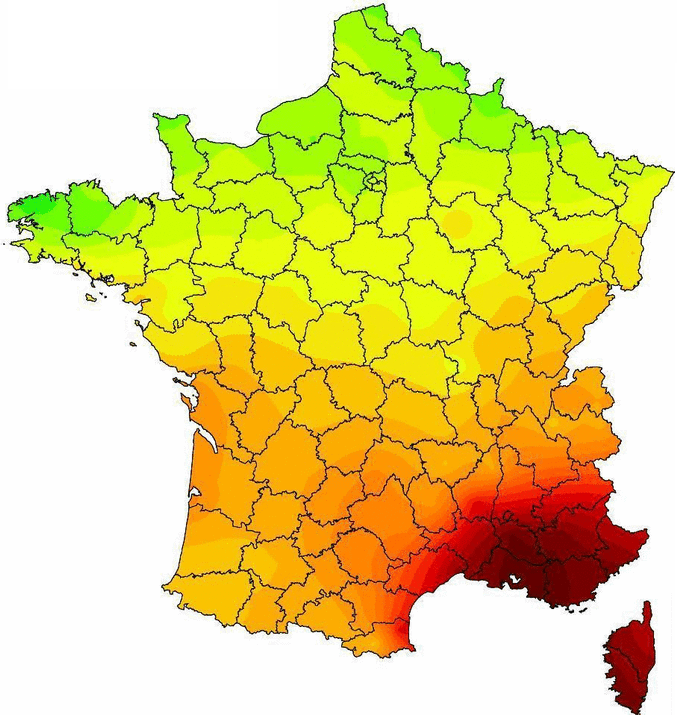
#> input picture ProjetENSTAHusky/carteTemperature.png, 677 x 715 px
$ python kmeans.py
#> lines starting #> are read from the running program, lines starting #| are printed output that depends on the picture
# -*- coding: utf-8 -*-
"""
@author: Quentin
K-means sur des images
"""

#%% Imports

import cv2
import numpy as np
import matplotlib.pyplot as plt
import time
import random

#%% Génération de l'image segmentée

start = time.time()
image_toRead_path = r'carteTemperature.png'
image_toSave_path = r'carteTemperatureTraitee.png'

# lit l'image et la convertie en rgb
image = cv2.imread(image_toRead_path)
#> image is the input picture: shape (715, 677, 3); mean B, G, R 131.9, 215.2, 228.5
image = cv2.cvtColor(image, cv2.COLOR_BGR2RGB)

# change l'image de (largeur, longueur, rgb) à un seul vecteur de pixels
pixel_values = np.float32(image.reshape((-1, 3)))

# définition du critère d'arrêt (nb essais, epsilon)
criteria = (cv2.TERM_CRITERIA_EPS + cv2.TERM_CRITERIA_MAX_ITER, 100, 0.2)
k = 5
_, labels, (centers) = cv2.kmeans(pixel_values, k, None, criteria, 10, cv2.KMEANS_RANDOM_CENTERS)
#> centers = [[231.9, 234.7, 18.27], [108.6, 32.5, 15.49], [244.9, 149.2, 14.63], [254, 254.1, 253.6], [153.4, 234.5, 24.26]]

# conversion des floats récupérés en uint8
centers = np.uint8(centers)
#> centers = [[231, 234, 18], [108, 32, 15], [244, 149, 14], [254, 254, 253], [153, 234, 24]]
labels = labels.flatten()

# reconstruction de l'image
segmented_image = centers[labels.flatten()]
segmented_image = segmented_image.reshape(image.shape)
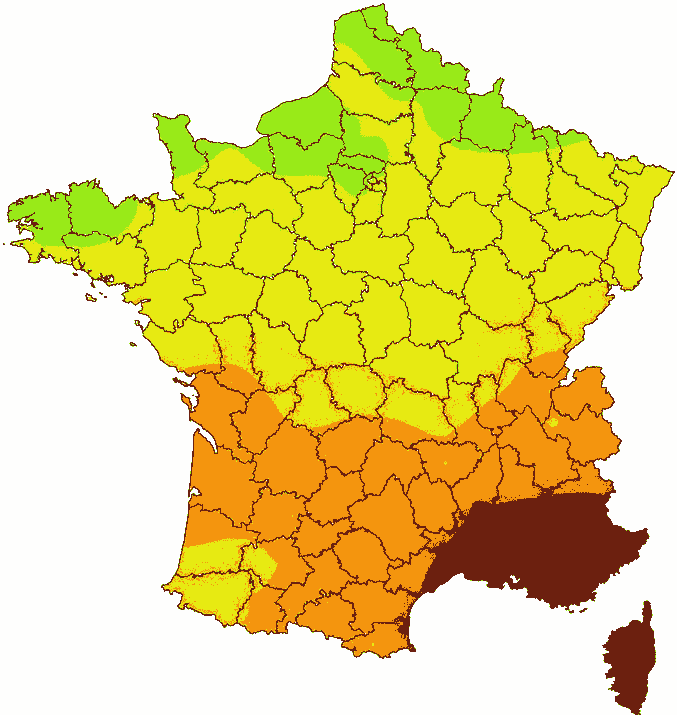
#> segmented_image: shape (715, 677, 3); mean R, G, B 228.5, 215.3, 131.8

end = time.time()

print("Temps d'exécution : {} secs".format(end - start))

cv2.imwrite(image_toSave_path, segmented_image)
plt.imshow(segmented_image)
plt.show()

#%% génération de distances

values = []
distance_values = []
distance_path = r'carteDistance.txt'

for i in range(k):
    random_value = random.randrange(0 + 200*i, 200 + 200*i, 50)
    values.append(random_value)

for i in range(len(labels)):
    epsilon = random.randrange(-25, 25, 1)
    distance_values.append(values[labels[i]] + epsilon)
#> this loop made 484055 passes
#> epsilon on passes 1 to 3: 0, -6, 5
#> after the loop, distance_values = 484055 items

distance_file = open(distance_path, "a")
for i in range(len(distance_values)):
    if(i//len(image) != 0 and i%len(image) == 0):
        distance_file.write('\n')
    distance_file.write(str(distance_values[i]))
    distance_file.write(" ")
distance_file.close()

checksum = 0
for i in range(len(distance_values)):
    checksum += distance_values[i]
#> this loop made 484055 passes
#> checksum on passes 1 to 3: 700, 1394, 2099
#> after the loop, checksum = 251892975
print(checksum)
#| 251892975
